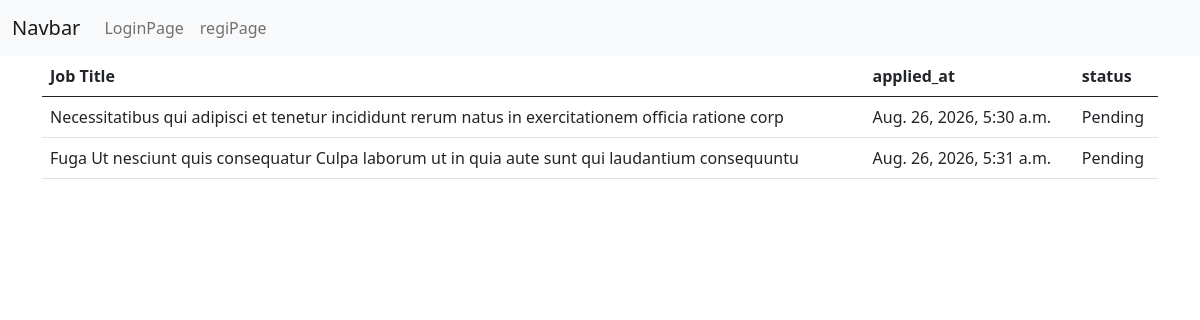
Page /ApplyPage on the committed database.
### jobApp/models.py (models this page shows, shortened)
class JobApplyModel(models.Model):
    JobSeeker = models.ForeignKey(UserModel,on_delete=models.CASCADE,null=True)
    Job = models.ForeignKey(JobPostModel, on_delete=models.CASCADE)
    applied_at = models.DateTimeField(auto_now_add=True)
    status = models.CharField(max_length=20, default='Pending')

class JobPostModel(models.Model):
    Recruiters = models.ForeignKey(UserModel,on_delete=models.CASCADE,null=True)
    JobTitle = models.CharField(max_length=100,null=True)
    NumberOfOpening = models.PositiveIntegerField(null=True)
    category = models.CharField(max_length=100,null=True)
    description = models.CharField(max_length=100,null=True)
    skill = models.CharField(max_length=100,null=True)

### jobApp/views.py (the view)
# urls.py: path('ApplyPage',ApplyPage,name='ApplyPage'),
def ApplyPage(request):
     form = JobApplyModel.objects.all()
     context = {
          'form' : form,
     }
     return render(request,'pages/Apply.html',context)

### jobApp/templates/pages/Apply.html
{% extends 'auth/base.html' %}
{% block body %}
<table class='table'>
    <thead>
        <tr>
            <th>Job Title</th>
            <th>applied_at</th>
            <th>status</th>
        </tr>
    </thead>
    <tbody>
        {% for i in form %}
        <tr>
            <td>{{i.Job.JobTitle}}</td>
            <td>{{i.applied_at}}</td>
            <td>{{i.status}}</td>
        </tr>
        {% endfor %}
    </tbody>
</table>
{% endblock body %}

### rows in the picture
JobApplyModel: Job.JobTitle "Necessitatibus qui adipisci et tenetur incididunt rerum natus in exercitationem officia ratione corp", applied_at "Aug. 26, 2026, 5:30 a.m.", status "Pending"
JobApplyModel: Job.JobTitle "Fuga Ut nesciunt quis consequatur Culpa laborum ut in quia aute sunt qui laudantium consequuntu", applied_at "Aug. 26, 2026, 5:31 a.m.", status "Pending"
